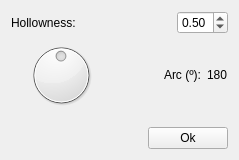
<?xml version="1.0" encoding="UTF-8"?>
<ui version="4.0">
 <class>AddParamCshape</class>
 <widget class="QWidget" name="AddParamCshape">
  <property name="geometry">
   <rect>
    <x>0</x>
    <y>0</y>
    <width>239</width>
    <height>160</height>
   </rect>
  </property>
  <property name="windowTitle">
   <string>Form</string>
  </property>
  <layout class="QGridLayout" name="gridLayout">
   <item row="2" column="0">
    <spacer name="verticalSpacer">
     <property name="orientation">
      <enum>Qt::Vertical</enum>
     </property>
     <property name="sizeHint" stdset="0">
      <size>
       <width>20</width>
       <height>40</height>
      </size>
     </property>
    </spacer>
   </item>
   <item row="0" column="0">
    <layout class="QHBoxLayout" name="horizontalLayout">
     <item>
      <widget class="QLabel" name="label">
       <property name="text">
        <string>Hollowness:</string>
       </property>
      </widget>
     </item>
     <item>
      <spacer name="horizontalSpacer_2">
       <property name="orientation">
        <enum>Qt::Horizontal</enum>
       </property>
       <property name="sizeHint" stdset="0">
        <size>
         <width>40</width>
         <height>20</height>
        </size>
       </property>
      </spacer>
     </item>
     <item>
      <widget class="QDoubleSpinBox" name="doubleSpinBox_chi">
       <property name="maximum">
        <double>1.000000000000000</double>
       </property>
       <property name="singleStep">
        <double>0.050000000000000</double>
       </property>
       <property name="value">
        <double>0.500000000000000</double>
       </property>
      </widget>
     </item>
    </layout>
   </item>
   <item row="4" column="0">
    <layout class="QHBoxLayout" name="horizontalLayout_3">
     <item>
      <spacer name="horizontalSpacer">
       <property name="orientation">
        <enum>Qt::Horizontal</enum>
       </property>
       <property name="sizeHint" stdset="0">
        <size>
         <width>40</width>
         <height>20</height>
        </size>
       </property>
      </spacer>
     </item>
     <item>
      <widget class="QPushButton" name="pushButton_ok">
       <property name="text">
        <string>Ok</string>
       </property>
      </widget>
     </item>
    </layout>
   </item>
   <item row="1" column="0">
    <layout class="QHBoxLayout" name="horizontalLayout_2">
     <item>
      <widget class="QDial" name="dial">
       <property name="sizePolicy">
        <sizepolicy hsizetype="Expanding" vsizetype="Expanding">
         <horstretch>0</horstretch>
         <verstretch>0</verstretch>
        </sizepolicy>
       </property>
       <property name="maximum">
        <number>360</number>
       </property>
       <property name="value">
        <number>180</number>
       </property>
      </widget>
     </item>
     <item>
      <spacer name="horizontalSpacer_3">
       <property name="orientation">
        <enum>Qt::Horizontal</enum>
       </property>
       <property name="sizeType">
        <enum>QSizePolicy::Expanding</enum>
       </property>
       <property name="sizeHint" stdset="0">
        <size>
         <width>40</width>
         <height>20</height>
        </size>
       </property>
      </spacer>
     </item>
     <item>
      <widget class="QLabel" name="label_2">
       <property name="text">
        <string>Arc (º):</string>
       </property>
      </widget>
     </item>
     <item>
      <widget class="QLabel" name="label_arc">
       <property name="sizePolicy">
        <sizepolicy hsizetype="Maximum" vsizetype="Preferred">
         <horstretch>10</horstretch>
         <verstretch>0</verstretch>
        </sizepolicy>
       </property>
       <property name="text">
        <string>180</string>
       </property>
      </widget>
     </item>
    </layout>
   </item>
  </layout>
 </widget>
 <resources/>
 <connections>
  <connection>
   <sender>dial</sender>
   <signal>valueChanged(int)</signal>
   <receiver>label_arc</receiver>
   <slot>setNum(int)</slot>
   <hints>
    <hint type="sourcelabel">
     <x>79</x>
     <y>104</y>
    </hint>
    <hint type="destinationlabel">
     <x>162</x>
     <y>104</y>
    </hint>
   </hints>
  </connection>
 </connections>
</ui>
